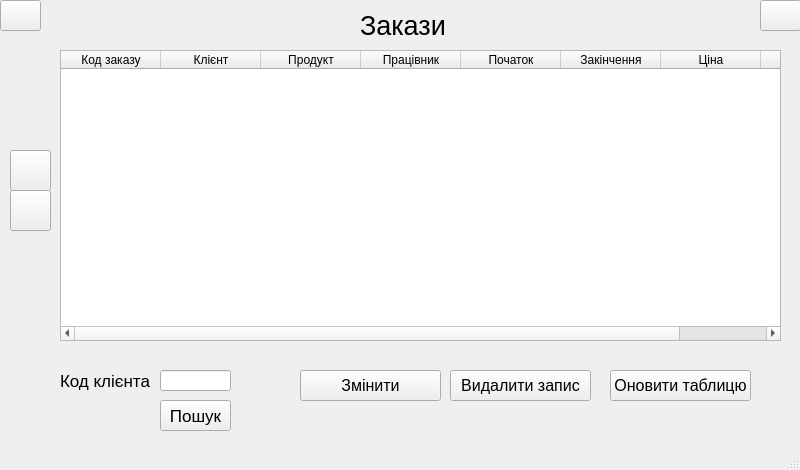
<?xml version="1.0" encoding="UTF-8"?>
<ui version="4.0">
 <class>MainWindow</class>
 <widget class="QMainWindow" name="MainWindow">
  <property name="geometry">
   <rect>
    <x>0</x>
    <y>0</y>
    <width>800</width>
    <height>470</height>
   </rect>
  </property>
  <property name="windowTitle">
   <string>MainWindow</string>
  </property>
  <widget class="QWidget" name="centralwidget">
   <widget class="QTableWidget" name="tableWidget">
    <property name="geometry">
     <rect>
      <x>60</x>
      <y>50</y>
      <width>721</width>
      <height>291</height>
     </rect>
    </property>
    <property name="font">
     <font>
      <pointsize>9</pointsize>
     </font>
    </property>
    <property name="columnCount">
     <number>8</number>
    </property>
    <attribute name="verticalHeaderVisible">
     <bool>false</bool>
    </attribute>
    <column>
     <property name="text">
      <string>Код заказу</string>
     </property>
    </column>
    <column>
     <property name="text">
      <string>Клієнт</string>
     </property>
    </column>
    <column>
     <property name="text">
      <string>Продукт</string>
     </property>
    </column>
    <column>
     <property name="text">
      <string>Працівник</string>
     </property>
    </column>
    <column>
     <property name="text">
      <string>Початок</string>
     </property>
    </column>
    <column>
     <property name="text">
      <string>Закінчення</string>
     </property>
    </column>
    <column>
     <property name="text">
      <string>Ціна</string>
     </property>
    </column>
    <column>
     <property name="text">
      <string>Оплачено</string>
     </property>
    </column>
   </widget>
   <widget class="QPushButton" name="update_button">
    <property name="geometry">
     <rect>
      <x>610</x>
      <y>370</y>
      <width>141</width>
      <height>31</height>
     </rect>
    </property>
    <property name="font">
     <font>
      <pointsize>12</pointsize>
     </font>
    </property>
    <property name="text">
     <string>Оновити таблицю</string>
    </property>
   </widget>
   <widget class="QLabel" name="label_2">
    <property name="geometry">
     <rect>
      <x>60</x>
      <y>370</y>
      <width>111</width>
      <height>21</height>
     </rect>
    </property>
    <property name="font">
     <font>
      <pointsize>13</pointsize>
     </font>
    </property>
    <property name="text">
     <string>Код клієнта</string>
    </property>
   </widget>
   <widget class="QPushButton" name="exit_button">
    <property name="geometry">
     <rect>
      <x>760</x>
      <y>0</y>
      <width>41</width>
      <height>31</height>
     </rect>
    </property>
    <property name="font">
     <font>
      <pointsize>2</pointsize>
     </font>
    </property>
    <property name="text">
     <string/>
    </property>
    <property name="icon">
     <iconset resource="../resources.qrc">
      <normaloff>:/newPrefix/assets/exit.png</normaloff>:/newPrefix/assets/exit.png</iconset>
    </property>
    <property name="iconSize">
     <size>
      <width>25</width>
      <height>25</height>
     </size>
    </property>
   </widget>
   <widget class="QPushButton" name="edit_button">
    <property name="geometry">
     <rect>
      <x>300</x>
      <y>370</y>
      <width>141</width>
      <height>31</height>
     </rect>
    </property>
    <property name="font">
     <font>
      <pointsize>12</pointsize>
     </font>
    </property>
    <property name="text">
     <string>Змінити</string>
    </property>
   </widget>
   <widget class="QPushButton" name="up_button">
    <property name="geometry">
     <rect>
      <x>10</x>
      <y>150</y>
      <width>41</width>
      <height>41</height>
     </rect>
    </property>
    <property name="font">
     <font>
      <pointsize>13</pointsize>
     </font>
    </property>
    <property name="text">
     <string/>
    </property>
    <property name="icon">
     <iconset resource="../resources.qrc">
      <normaloff>:/newPrefix/assets/up_arrow.png</normaloff>:/newPrefix/assets/up_arrow.png</iconset>
    </property>
    <property name="iconSize">
     <size>
      <width>30</width>
      <height>30</height>
     </size>
    </property>
   </widget>
   <widget class="QLineEdit" name="find_field">
    <property name="geometry">
     <rect>
      <x>160</x>
      <y>370</y>
      <width>71</width>
      <height>21</height>
     </rect>
    </property>
    <property name="font">
     <font>
      <pointsize>10</pointsize>
     </font>
    </property>
   </widget>
   <widget class="QLabel" name="label">
    <property name="geometry">
     <rect>
      <x>360</x>
      <y>10</y>
      <width>91</width>
      <height>31</height>
     </rect>
    </property>
    <property name="font">
     <font>
      <pointsize>20</pointsize>
     </font>
    </property>
    <property name="text">
     <string>Закази</string>
    </property>
   </widget>
   <widget class="QPushButton" name="down_button">
    <property name="geometry">
     <rect>
      <x>10</x>
      <y>190</y>
      <width>41</width>
      <height>41</height>
     </rect>
    </property>
    <property name="text">
     <string/>
    </property>
    <property name="icon">
     <iconset resource="../resources.qrc">
      <normaloff>:/newPrefix/assets/down_arrow.png</normaloff>:/newPrefix/assets/down_arrow.png</iconset>
    </property>
    <property name="iconSize">
     <size>
      <width>30</width>
      <height>30</height>
     </size>
    </property>
   </widget>
   <widget class="QPushButton" name="back_button">
    <property name="geometry">
     <rect>
      <x>0</x>
      <y>0</y>
      <width>41</width>
      <height>31</height>
     </rect>
    </property>
    <property name="font">
     <font>
      <pointsize>2</pointsize>
     </font>
    </property>
    <property name="text">
     <string/>
    </property>
    <property name="icon">
     <iconset resource="../resources.qrc">
      <normaloff>:/newPrefix/assets/arrow.png</normaloff>:/newPrefix/assets/arrow.png</iconset>
    </property>
    <property name="iconSize">
     <size>
      <width>25</width>
      <height>25</height>
     </size>
    </property>
   </widget>
   <widget class="QPushButton" name="delete_button">
    <property name="geometry">
     <rect>
      <x>450</x>
      <y>370</y>
      <width>141</width>
      <height>31</height>
     </rect>
    </property>
    <property name="font">
     <font>
      <pointsize>12</pointsize>
     </font>
    </property>
    <property name="text">
     <string>Видалити запис</string>
    </property>
   </widget>
   <widget class="QPushButton" name="find_button">
    <property name="geometry">
     <rect>
      <x>160</x>
      <y>400</y>
      <width>71</width>
      <height>31</height>
     </rect>
    </property>
    <property name="font">
     <font>
      <pointsize>13</pointsize>
     </font>
    </property>
    <property name="text">
     <string>Пошук</string>
    </property>
   </widget>
  </widget>
  <widget class="QStatusBar" name="statusbar"/>
 </widget>
 <resources>
  <include location="../resources.qrc"/>
 </resources>
 <connections/>
</ui>
